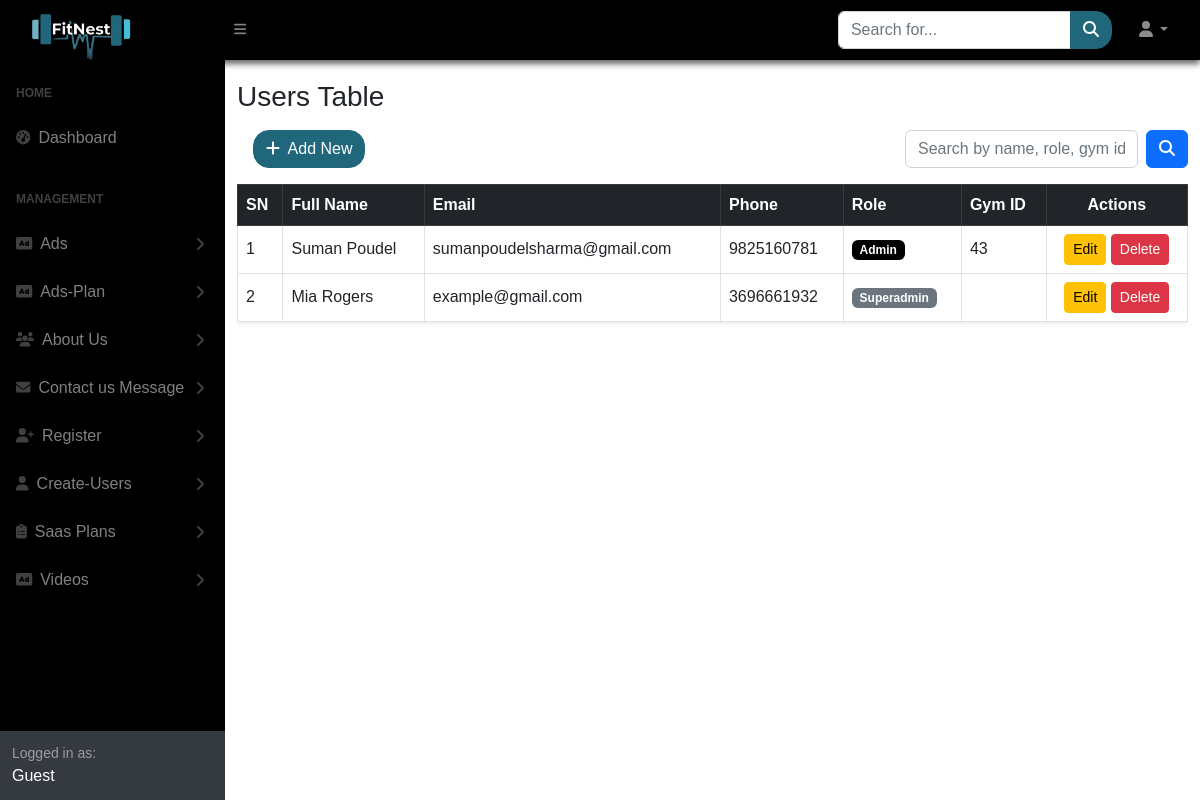
The app's page /SuperAdmin/Create-Users/index.php, older data.
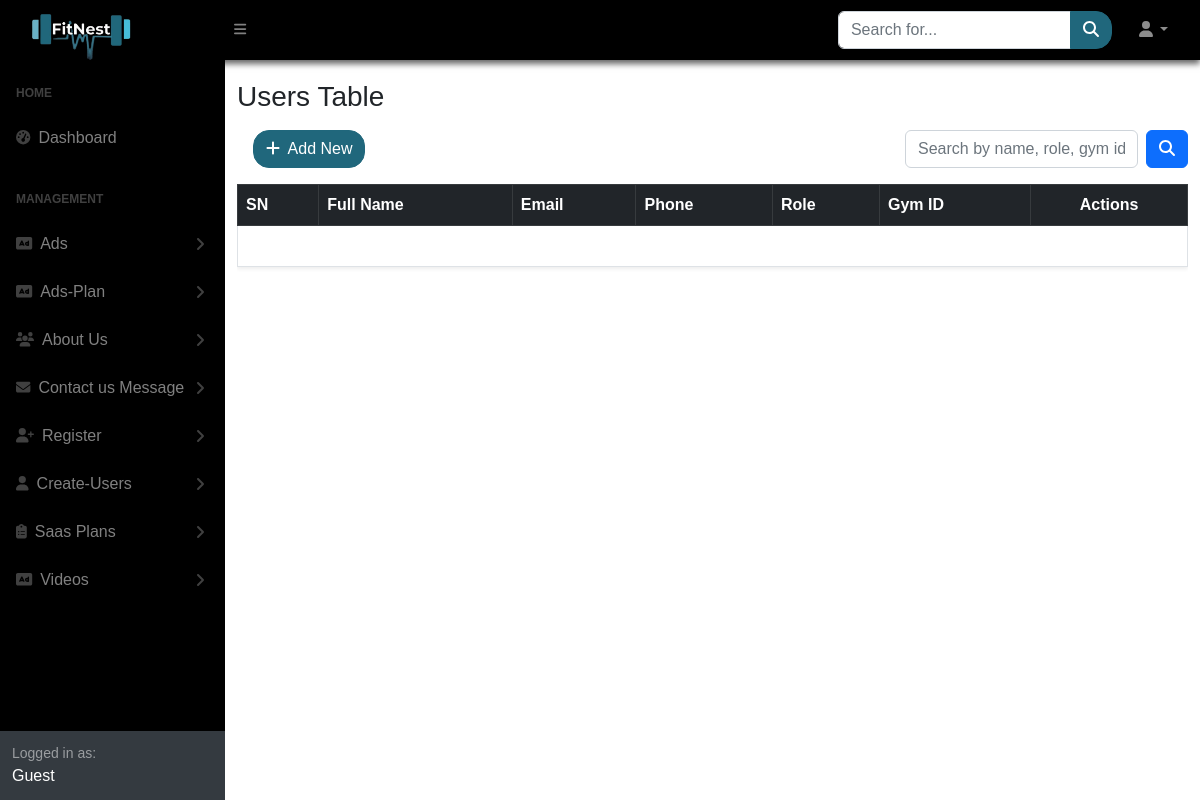
The same page, newer data.
### tables this page shows
CREATE TABLE `users` (
  `user_id` int(11) NOT NULL,
  `gym_id` int(11) DEFAULT NULL,
  `name` varchar(150) NOT NULL,
  `email` varchar(150) NOT NULL,
  `phone` varchar(20) DEFAULT NULL,
  `password` varchar(255) NOT NULL,
  `role` enum('superadmin','admin','trainer') NOT NULL,
  `created_at` timestamp NOT NULL DEFAULT current_timestamp(),
  `updated_at` timestamp NOT NULL DEFAULT current_timestamp() ON UPDATE current_timestamp()
);

### SuperAdmin/Create-Users/index.php (the view, shortened to what this page needs)
<?php
include "../../database/db_connect.php";
$limit = 15;
$page = isset($_GET['page']) && is_numeric($_GET['page']) ? (int)$_GET['page'] : 1;
$offset = ($page - 1) * $limit;
$search = isset($_GET['search']) ? trim($_GET['search']) : "";
$baseQuery = "FROM users WHERE 1";
$sql = "SELECT user_id, gym_id, name, email, phone, password, role, created_at, updated_at
        $baseQuery
        ORDER BY created_at DESC
        LIMIT $limit OFFSET $offset";
$result = $conn->query($sql);
$users = [];
if ($result && $result->num_rows > 0) {
    while ($row = $result->fetch_assoc()) {
        $users[] = $row;
    }
}
?>
<?php require("../sidelayout.php"); ?>
<div id="layoutSidenav_content">
    <main>
        <div class="container mt-4">
            <h3 class="mb-3">Users Table</h3>
            <div class="d-flex justify-content-between align-items-center mb-3">
                <a href="create.php" class="btn btn-our ms-3">
                    <i class="fas fa-plus me-1"></i> Add New
                </a>
                <form method="GET" class="d-flex" style="max-width: 300px;">
                    <input type="text" name="search" class="form-control me-2" placeholder="Search by name, role, gym id" value="<?= htmlspecialchars($search) ?>">
                    <button type="submit" class="btn btn-primary">
                        <i class="fas fa-search"></i>
                    </button>
                </form>
            </div>
            <div class="table-responsive">
                <table class="table table-bordered table-hover shadow-sm align-middle">
                    <thead class="table-dark">
                        <tr>
                            <th>SN</th>
                            <th>Full Name</th>
                            <th>Email</th>
                            <th>Phone</th>
                            <th>Role</th>
                            <th>Gym ID</th>
                            <th class="text-center">Actions</th>
                        </tr>
                    </thead>
                    <tbody>
                        <?php
                        $sn = $offset + 1;
                        if (!empty($users)):
                            foreach ($users as $user): ?>
                                <tr>
                                    <td><?= $sn++ ?></td>
                                    <td><?= htmlspecialchars($user['name']) ?></td>
                                    <td><?= htmlspecialchars($user['email']) ?></td>
                                    <td><?= htmlspecialchars($user['phone']) ?></td>
                                    <td>
                                        <span class="badge <?= strtolower($user['role']) === 'admin' ? 'bg-primary' : 'bg-secondary' ?>">
                                            <?= htmlspecialchars(ucfirst($user['role'])) ?>
                                        </span>
                                    </td>
                                    <td>
                                        <?php if (strtolower($user['role']) === 'admin' && !empty($user['gym_id'])): ?>
                                            <?= htmlspecialchars($user['gym_id']) ?>
                                        <?php else: ?>
                                            <span class="text-muted">-</span>
                                        <?php endif; ?>
                                    </td>
                                    <td class="text-center">
                                        <a href="edit.php?id=<?= $user['user_id'] ?>" class="btn btn-sm btn-warning">Edit</a>
                                        <a href="delete.php?id=<?= $user['user_id'] ?>" class="btn btn-sm btn-danger" onclick="return confirm('Are you sure you want to delete this user?');">Delete</a>
                                    </td>
                                </tr>
                            <?php endforeach;
                        else: ?>
                            <tr>
                                <td colspan="7" class="text-center text-muted">No users found.</td>
                            </tr>
                        <?php endif; ?>
                    </tbody>
                </table>
            </div>
        </div>
        <link href="https://cdnjs.cloudflare.com/ajax/libs/font-awesome/6.5.0/css/all.min.css" rel="stylesheet" />
    </main>
    <?php require("../assets/link.php"); ?>

Row changes from the older to the newer data that the page shows:
removed users: name "Suman Poudel", email "sumanpoudelsharma@gmail.com", phone "9825160781", role "Admin", gym "43"
removed users: name "Mia Rogers", email "example@gmail.com", phone "3696661932", role "Superadmin"
